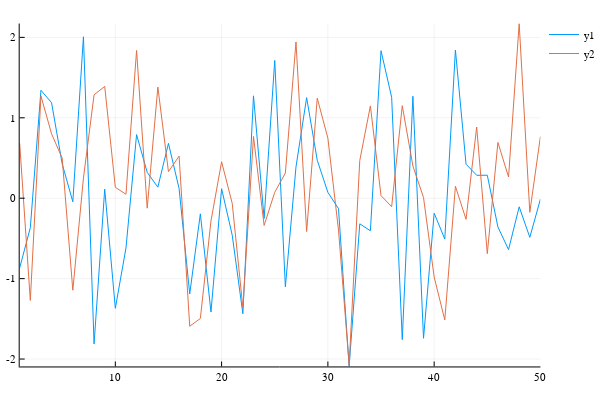

Notebook code cell kept with this figure:
### Code cell
plotly()  # change backend to Plotly
plot(x)

### Figure 1 — Plotly figure (JSON) as saved in the notebook; plotly's stock layout.template omitted (floating-point values rounded to 4 significant figures)
{"data": [{"colorbar": {"title": ""}, "line": {"color": "rgba(0, 154, 250, 1.000)", "dash": "solid", "shape": "linear", "width": 1}, "mode": "lines", "name": "y1", "showlegend": true, "type": "scatter", "x": [1, 2, 3, 4, 5, 6, 7, 8, 9, 10, 11, 12, 13, 14, 15, 16, 17, 18, 19, 20, 21, 22, 23, 24, 25, 26, 27, 28, 29, 30, 31, 32, 33, 34, 35, 36, 37, 38, 39, 40, 41, 42, 43, 44, 45, 46, 47, 48, 49, 50], "xaxis": "x1", "y": [-0.8662, -0.3666, 1.343, 1.188, 0.4271, -0.04455, 2.008, -1.812, 0.1121, -1.369, -0.62, 0.7908, 0.3215, 0.1373, 0.6822, 0.12, -1.19, -0.1942, -1.416, 0.1181, -0.4605, -1.437, 1.273, -0.2525, 1.713, -1.102, 0.3896, 1.251, 0.4725, 0.07267, -0.1298, -2.092, -0.3184, -0.4052, 1.834, 1.255, -1.758, 1.268, -1.742, -0.1862, -0.508, 1.843, 0.4229, 0.2852, 0.2858, -0.3575, -0.6392, -0.1067, -0.4865, -0.01147], "yaxis": "y1"}, {"colorbar": {"title": ""}, "line": {"color": "rgba(227, 111, 71, 1.000)", "dash": "solid", "shape": "linear", "width": 1}, "mode": "lines", "name": "y2", "showlegend": true, "type": "scatter", "x": [1, 2, 3, 4, 5, 6, 7, 8, 9, 10, 11, 12, 13, 14, 15, 16, 17, 18, 19, 20, 21, 22, 23, 24, 25, 26, 27, 28, 29, 30, 31, 32, 33, 34, 35, 36, 37, 38, 39, 40, 41, 42, 43, 44, 45, 46, 47, 48, 49, 50], "xaxis": "x1", "y": [0.6824, -1.271, 1.272, 0.8004, 0.4978, -1.144, 0.2507, 1.286, 1.39, 0.1352, 0.04931, 1.837, -0.1241, 1.382, 0.33, 0.5235, -1.592, -1.495, -0.2825, 0.4534, -0.06532, -1.362, 0.7685, -0.3388, 0.07386, 0.3128, 1.943, -0.4143, 1.244, 0.7459, -0.396, -2.068, 0.469, 1.148, 0.03257, -0.1054, 1.15, 0.4007, 0.008284, -0.9798, -1.514, 0.1483, -0.2628, 0.8855, -0.689, 0.6941, 0.2635, 2.172, -0.1751, 0.7674], "yaxis": "y1"}], "layout": {"annotations": [], "height": 400, "legend": {"bgcolor": "rgba(255, 255, 255, 1.000)", "bordercolor": "rgba(0, 0, 0, 1.000)", "font": {"color": "rgba(0, 0, 0, 1.000)", "family": "sans-serif", "size": 11}, "x": 1, "y": 1}, "margin": {"b": 20, "l": 0, "r": 0, "t": 20}, "paper_bgcolor": "rgba(255, 255, 255, 1.000)", "plot_bgcolor": "rgba(255, 255, 255, 1.000)", "showlegend": true, "width": 600, "xaxis1": {"anchor": "y1", "domain": [0.03619, 0.9934], "gridcolor": "rgba(0, 0, 0, 0.100)", "gridwidth": 0.5, "linecolor": "rgba(0, 0, 0, 1.000)", "mirror": false, "range": [1, 50], "showgrid": true, "showline": true, "showticklabels": true, "tickangle": 0, "tickcolor": "rgb(0, 0, 0)", "tickfont": {"color": "rgba(0, 0, 0, 1.000)", "family": "sans-serif", "size": 11}, "tickmode": "array", "ticks": "inside", "ticktext": ["10", "20", "30", "40", "50"], "tickvals": [10, 20, 30, 40, 50], "title": "", "titlefont": {"color": "rgba(0, 0, 0, 1.000)", "family": "sans-serif", "size": 15}, "type": "-", "visible": true, "zeroline": false, "zerolinecolor": "rgba(0, 0, 0, 1.000)"}, "yaxis1": {"anchor": "x1", "domain": [0.03762, 0.9902], "gridcolor": "rgba(0, 0, 0, 0.100)", "gridwidth": 0.5, "linecolor": "rgba(0, 0, 0, 1.000)", "mirror": false, "range": [-2.092, 2.172], "showgrid": true, "showline": true, "showticklabels": true, "tickangle": 0, "tickcolor": "rgb(0, 0, 0)", "tickfont": {"color": "rgba(0, 0, 0, 1.000)", "family": "sans-serif", "size": 11}, "tickmode": "array", "ticks": "inside", "ticktext": ["-2", "-1", "0", "1", "2"], "tickvals": [-2, -1, 0, 1, 2], "title": "", "titlefont": {"color": "rgba(0, 0, 0, 1.000)", "family": "sans-serif", "size": 15}, "type": "-", "visible": true, "zeroline": false, "zerolinecolor": "rgba(0, 0, 0, 1.000)"}}}
